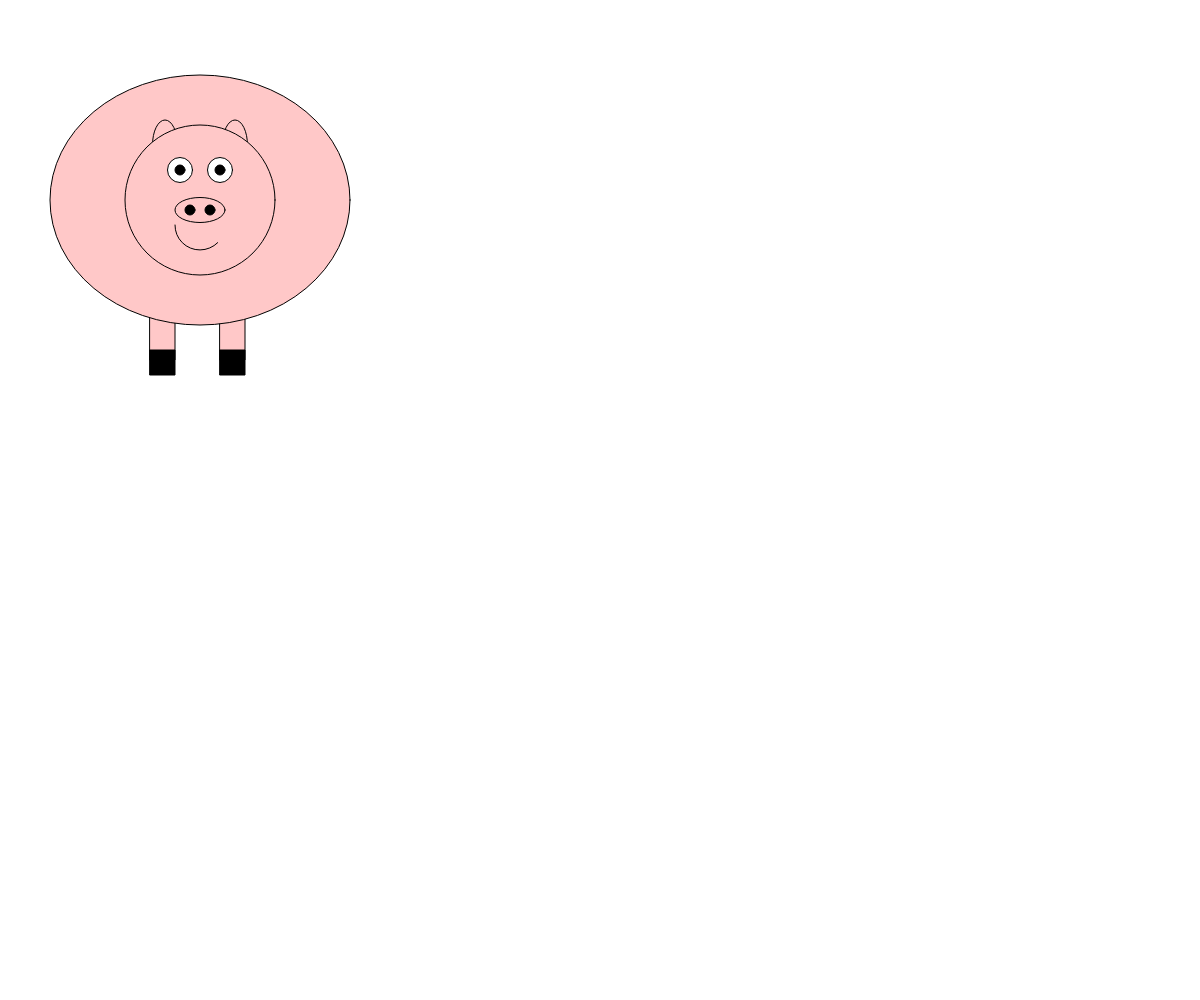
Frame 1 (no input)
Frame 60 (no input): identical to frame 1, image omitted
Frame 120 (the mouse pressed at the canvas centre since frame 60): identical to frame 1, image omitted

The p5.js sketch that drew this single still picture (run headless with seeded random() and noise() and a simulated clock; from frame 60 on, the mouse is pressed at the canvas centre):

// p5.js sketch
// ── sketch.js
function setup() {
  createCanvas(windowWidth, windowHeight);
}

  function draw() {
    background(255);
    fill(255, 200, 200);
    //legs
    rect(150, 260, 25, 100);
    rect(220, 260, 25, 100); 

    fill(0);
    rect(150, 350, 25, 25);
    rect(220, 350, 25, 25);

    //body
    fill(255, 200, 200);
    ellipse(200, 200, 300, 250);
    //left ear
    fill(255, 200, 200);
    ellipse(165, 145, 25, 50);
    //right ear
    fill(255, 200, 200);
    ellipse(235, 145, 25, 50);

    //face
    fill(255, 200, 200);
    circle(200, 200, 150);

    //eyes
    fill(255);
    circle(180, 170, 25);
    circle(220, 170, 25);
    fill(0);
    circle(180, 170, 10);
    circle(220, 170, 10);

    //nose
    fill(255, 200, 200);
    ellipse(200, 210, 50, 25);
    fill(0);
    circle(190, 210, 10);
    circle(210, 210, 10);

    //mouth-look up "arc" on p5 references page
    noFill();
    arc(200, 225, 50, 50, PI/4, PI);
  }
